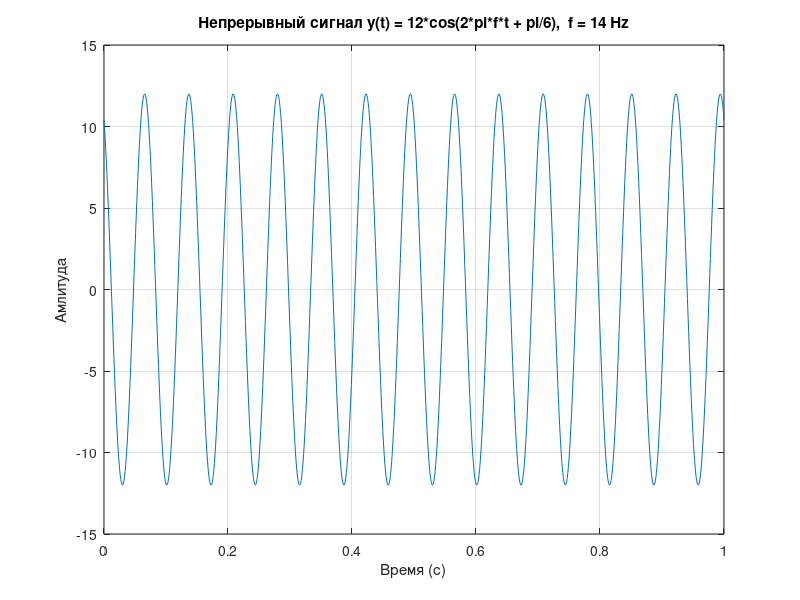
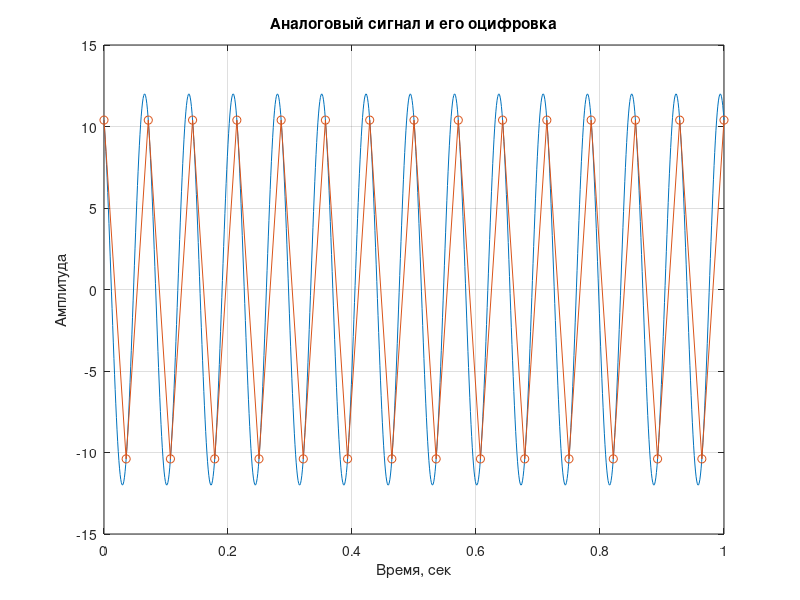
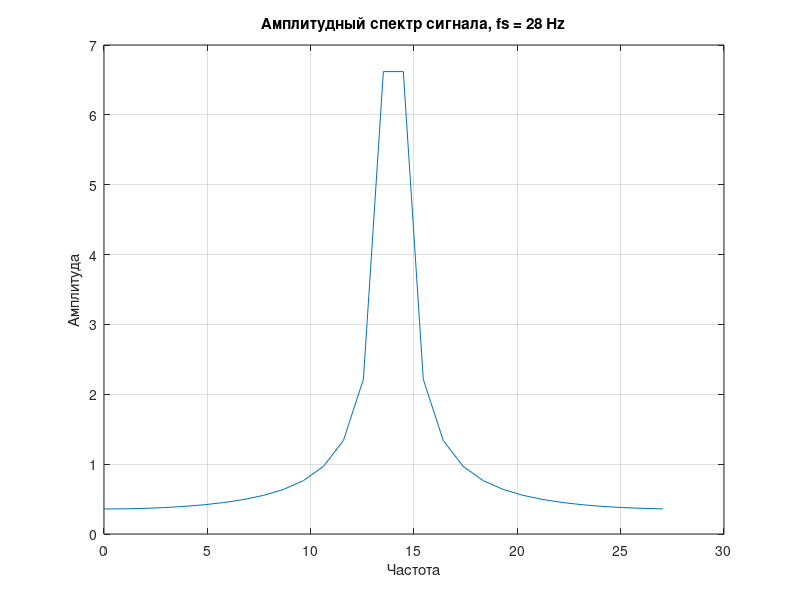
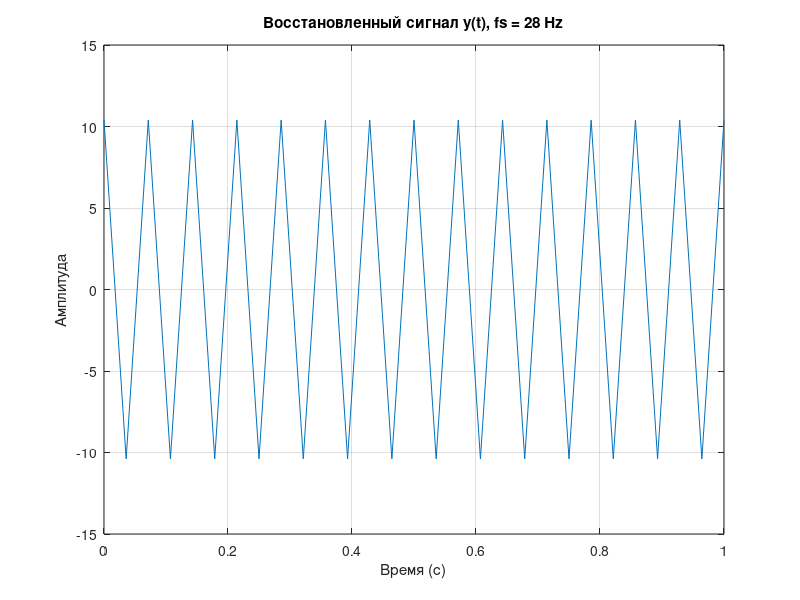

Source code (MATLAB) for these figures, in order:
% signal_processing_variant17.m
% Вариант 17: y(t) = 12*cos(2*pi*f*t + pi/6), f = 14 Hz

clear; close all; clc;

%% Исходные данные
A = 12;
phase = pi/6;
f = 14;

%% 1) Сгенерировать и визуализировать непрерывный сигнал
t_1 = 0:0.001:1;
y_1 = A * cos(2 * pi * f * t_1 + phase); % Задали наш сигнал

plot(t_1, y_1) % Выводим наш сигнал
xlabel('Время (c)')
ylabel('Амлитуда')
title('Непрерывный сигнал y(t) = 12*cos(2*pi*f*t + pi/6),  f = 14 Hz')
grid on;

%% 2) Определить максимальную частоту в спектре данного сигнала
% Максимальная частота 14
f_max = f;

%% 3) Определить минимальную необходимую частоту дискретизации полученного сигнала (теорема Котельникова)
% По теореме Котельникова частота дискретизиции должна быть не меньше чем в 2 раза больше максимальной частоты сигнала
fs = f_max * 2;
Ts = 1/fs;

%% 4) Оцифровать сигнал с полученной частотой дискретизации
t_4 = 0:Ts:1; % Шаг fs = 1\28 соответствуeт частоте дискретизации
y_4_digital = A * cos(2 * pi * f * t_4 + phase);
% y_4_digital(:)

figure
plot(t_1, y_1);
hold on;
plot(t_4, y_4_digital,'-o');
title('Аналоговый сигнал и его оцифровка');
xlabel('Время, сек');
ylabel('Амплитуда');
grid on;

disp('Дискретные значения сигнала:')
fprintf('%.4f  ', y_4_digital);  % Выводим дискретные значения нашего сигнала
fprintf('\n');

%% 5) Выполнить прямое дискретное преобразование Фурье для массива временных отсчетов сигнала и оценить ширину данного спектра
y_spectrum = fft(y_4_digital); % Спектр сигнала в комплексной форме
N = length(y_4_digital); % Число отсчетов(сэмплов)
f_axis = (0:N-1)*(fs/N); % Шкала частот

figure % Открываем новое окно для графика
plot(f_axis, abs(y_spectrum)/N); % Визуализируем амплитудный спект сигнала
xlabel('Частота')
ylabel('Амплитуда')
title('Амплитудный спектр сигнала, fs = 28 Hz')
grid on;

% Ширина спектра от -14 до +14 Гц, а значит, полная ширина спектра = 28 Гц
% N = 29, каждый элемент хранится как double = 8 байт, Объем = N * вес одной переменной = 29 * 8 = 232 байта

%% 6) Восстановите оригинальный аналоговый сигнал по массиву имеющихся отсчетов
figure
plot(t_4, y_4_digital); % График восстановленый после дискретизации
xlabel('Время (c)')
ylabel('Амплитуда')
title('Восстановленный сигнал y(t), fs = 28 Hz')
grid on;

%% 7) Увеличьте частоту дискретизации в 4 раза и проделайте задания из п.4-6
fs_x4 = fs * 4; % Увеличенная в 4 раза частота дискретизации(28 * 4 = 112 Hz)

% 4) Оцифровать сигнал с полученной частотой дискретизации
t_7 = 0:1/fs_x4:1; % Шаг fs = 1\112 соответствуeт частоте дискретизации
y_7 = A * cos(2 * pi * f * t_7 + phase);
disp('Дискретные значения сигнала (Частота дискретизации в 4 раза больше):')
fprintf('%.4f  ', y_7);  % Выводим дискретные значения нашего сигнала c частотой дискретизации в 4 раза больше
fprintf('\n');

% 5) Выполнить прямое дискретное преобразование Фурье для массива временных отсчетов сигнала и оценить ширину данного спектра
y_spectrum_x4 = fft(y_7); % Спектр сигнала в комплексной форме
N_x4 = length(y_7); % Число отсчетов(сэмплов)
f_axis_x4 = (0:N_x4-1)*(fs_x4/N_x4); % Шкала частот

figure % Открываем новое окно для графика
plot(f_axis_x4, abs(y_spectrum_x4)/N_x4); % Визуализируем амплитудный спект сигнала
xlabel('Частота')
ylabel('Амплитуда')
title('Амплитудный спектр сигнала, fs = 112 Hz')
grid on;

% Ширина спектра от -14 до +14 Гц, а значит, полная ширина спектра = 28 Гц
% N_x4 = 113, каждый элемент хранится как double = 8 байт, Объем = N * вес одной переменной = 113 * 8 = 904 байта

% 6) Восстановите оригинальный аналоговый сигнал по массиву имеющихся отсчетов
figure
plot(t_7, y_7); % График восстановленый после дискретизации
xlabel('Время (c)')
ylabel('Амплитуда')
title('Восстановленный сигнал y(t), fs = 112 Hz')
grid on;
